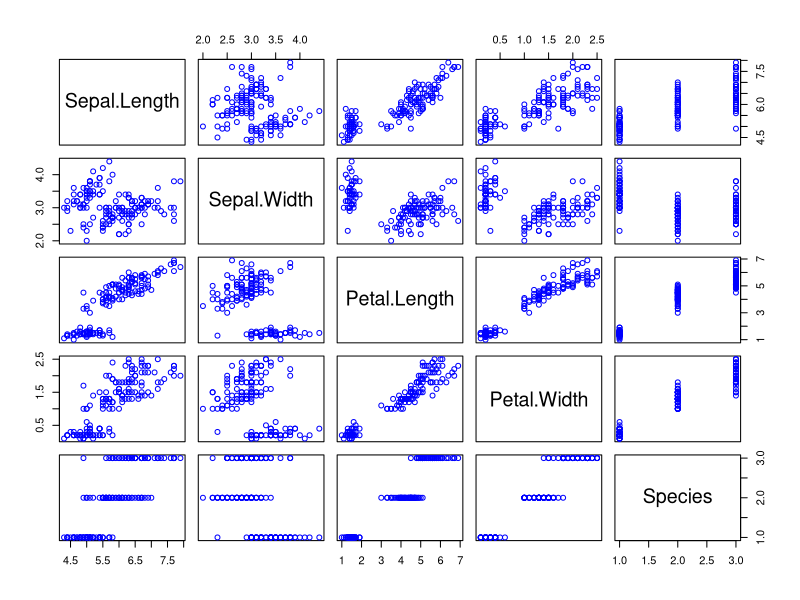
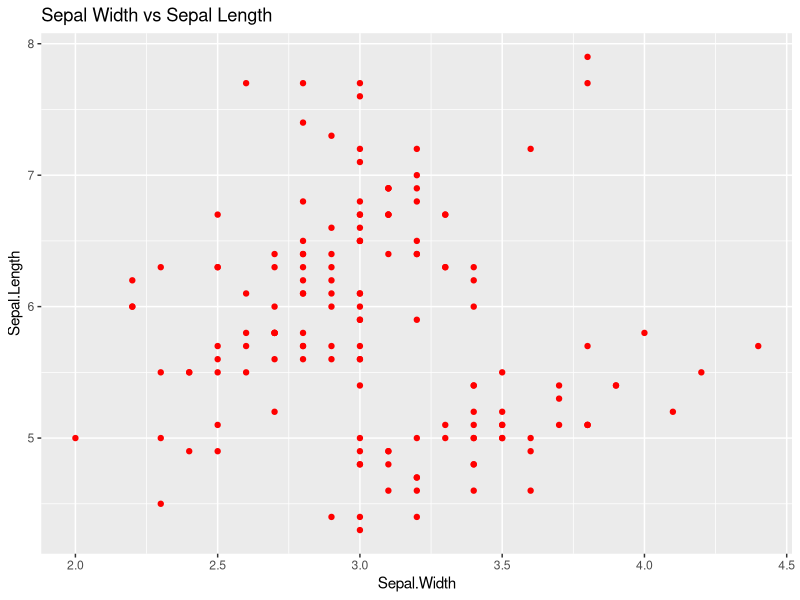
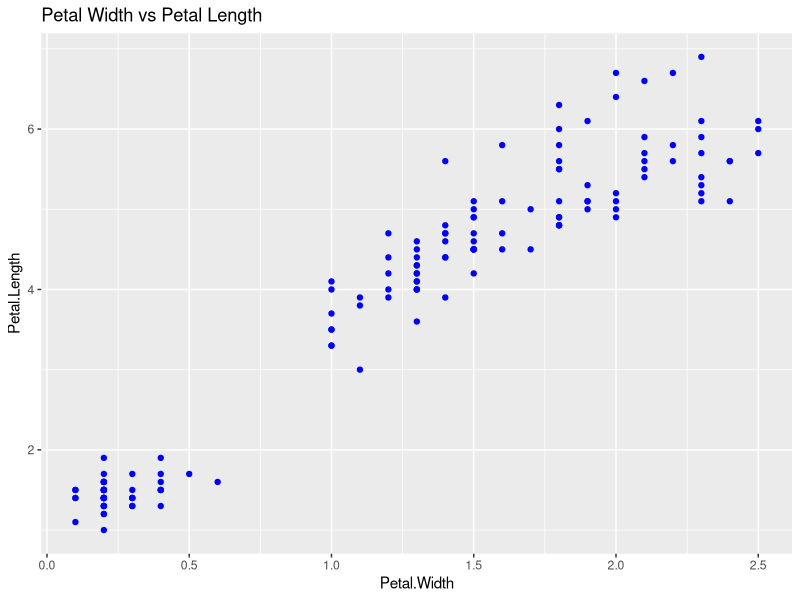
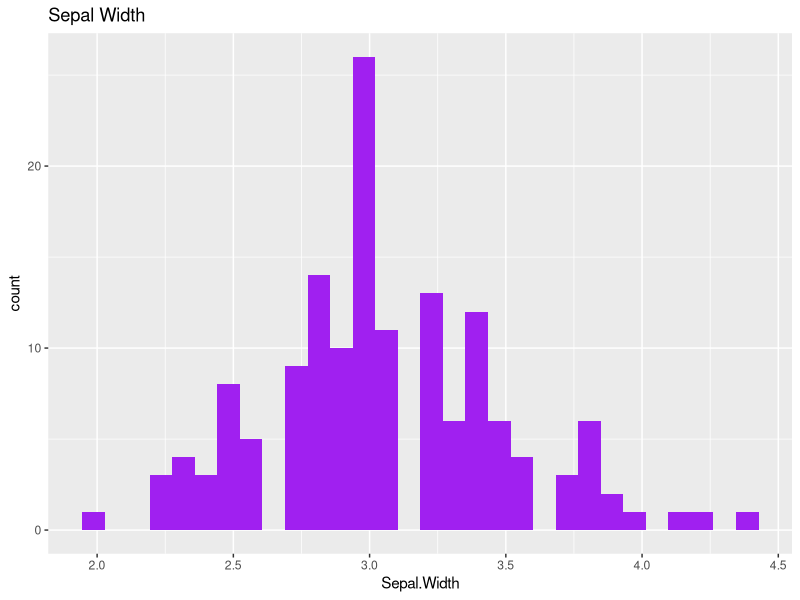
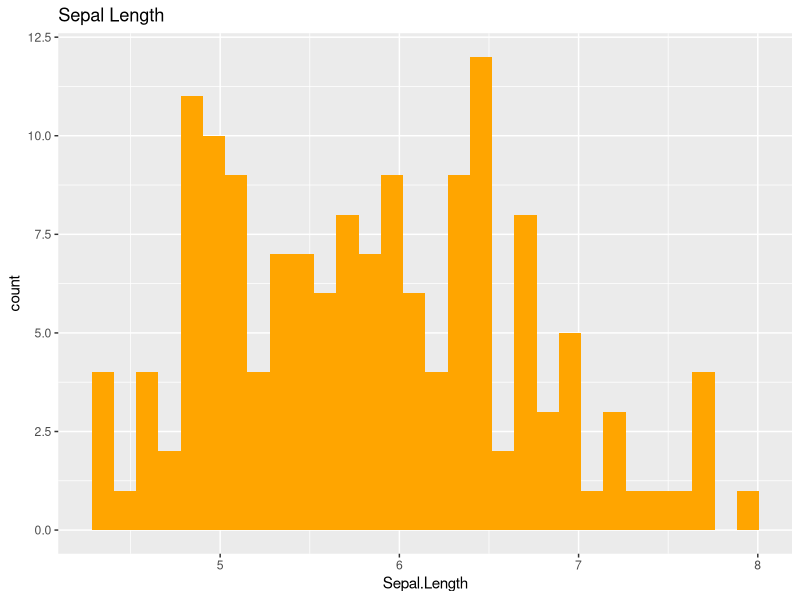
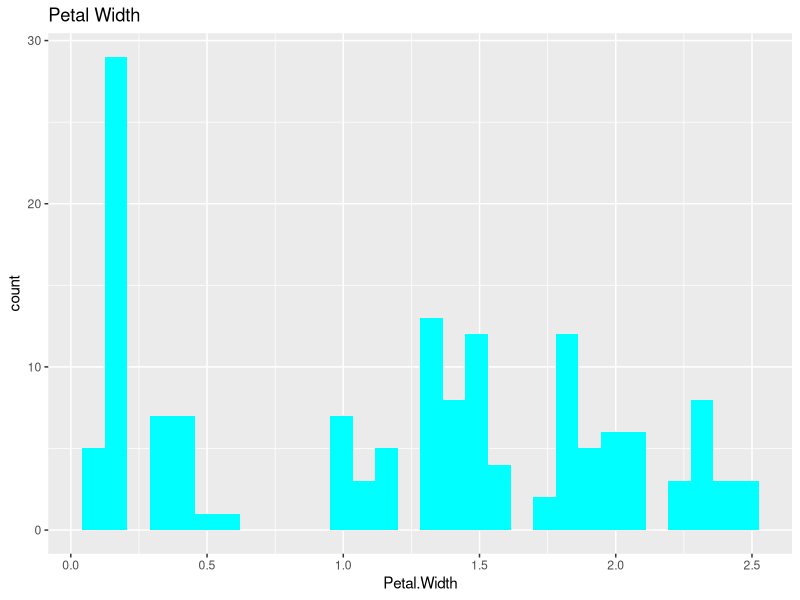
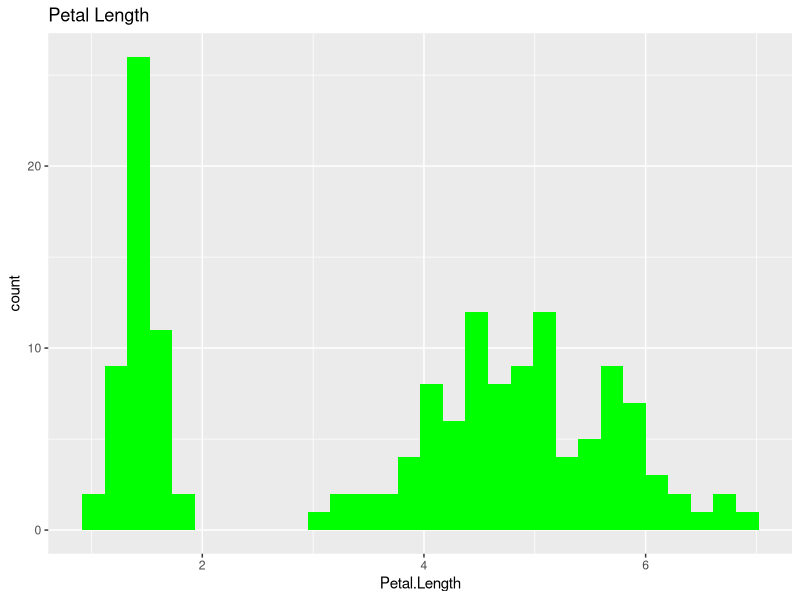
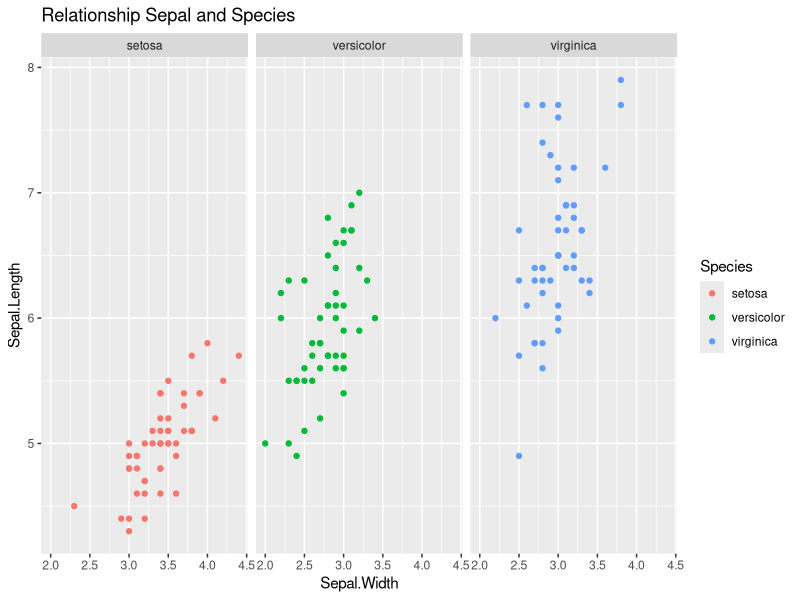

Reproduce these figures in R, in order.
# Load libraries
library(dplyr)
library(GGally)
library(ggplot2)
library(datasets)

iris <- datasets::iris

View(iris)

head(iris, 5)
tail(iris, 5)

# Summary descriptive Stats
summary(iris)

# To check for missing values
sum(is.na(iris))

# Statistics grouped by Species
iris %>% 
  group_by(Species) %>% summarize(
    mean(Sepal.Length), sd(Sepal.Length), min(Sepal.Length), max(Sepal.Length)
    )

iris %>% 
  group_by(Species) %>% summarize(
    mean(Sepal.Width), sd(Sepal.Width), min(Sepal.Width), max(Sepal.Width)
    )

iris %>% 
  group_by(Species) %>% summarize(
    mean(Petal.Length), sd(Petal.Length), min(Petal.Length), max(Petal.Length)
  )

iris %>% 
  group_by(Species) %>% summarize(
    mean(Petal.Width), sd(Petal.Width), min(Petal.Width), max(Petal.Width)
  )

################
# Data Visualization

plot(iris, col = "blue")

# Scatter Plot
ggplot(iris) +
  geom_point(aes(x=Sepal.Width, y=Sepal.Length), color="red") +
  labs(title = "Sepal Width vs Sepal Length")

ggplot(iris)+
  geom_point(aes(x=Petal.Width, y=Petal.Length), color="blue") +
  labs(title = "Petal Width vs Petal Length")

# Histogram
ggplot(iris) +
  geom_histogram(aes(x=Sepal.Width), fill = "purple") +
  labs(title = "Sepal Width")

ggplot(iris) +
  geom_histogram(aes(x=Sepal.Length), fill = "orange") +
  labs(title = "Sepal Length")

ggplot(iris) +
  geom_histogram(aes(x=Petal.Width), fill = "cyan") +
  labs(title = "Petal Width")

ggplot(iris) +
  geom_histogram(aes(x=Petal.Length), fill = "green") +
  labs(title = "Petal Length")

# Relationship Sepal and Species
ggplot(iris) +
  geom_point(aes(x=Sepal.Width, y=Sepal.Length, color=Species)) +
  facet_wrap(~Species) +
  labs(title = "Relationship Sepal and Species")

# Relationship Petal and Species
ggplot(iris) +
  geom_point(aes(x=Petal.Width, y=Petal.Length, color=Species)) +
  facet_wrap(~Species) +
  labs(title = "Relationship Petal and Species")

# Pair Plot
ggpairs(iris,
        columns = 1:4,
        aes(color = Species),
        upper = list(continuous = "points", combo = "box_no_facet"),
        legend = 2,
        title = "Relationship Between Features By Species"
        )